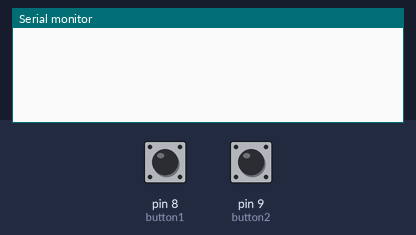
Simulated run of this sketch. Board: Arduino Uno, built with avr-gcc and run on an emulated ATmega328P. Shown: the last lines printed to the serial monitor. The test bench sets the inputs (shaded band); at power-on: pin 8 (button1) HIGH, pin 9 (button2) HIGH.

Above: at 1.2 s.
1.3 s: pin 8 (button1) pulled LOW for 0.15 s
At 1.9 s:
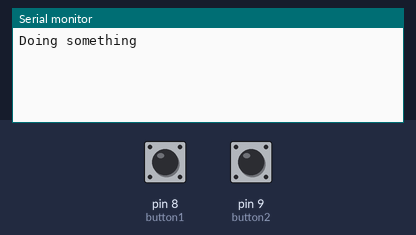
2.9 s: pin 9 (button2) pulled LOW for 0.15 s
At 4.3 s:
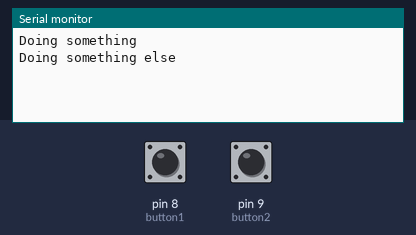

The sketch:

button_class.ino
```cpp
class Button {
  public: // provides access to object's methods and attributes. (see protected)

    // ATTRIBUTES: aka variables, properties.
    // State machine attributes
    byte current_state = 1;
    unsigned long t;
    unsigned long update_time;
    // Other attributes
    byte pin;
    bool pressed = false;

    // CONSTRUCTOR
    Button(byte PIN) {
      pin = PIN;
      pinMode(pin, INPUT_PULLUP);
      current_state = 1;
      update_time = 0;
    }

    // UPDATE: Check time and run state process
    void update() {
      t = millis();
      if (t >= update_time) {
        switch (current_state) {
          case 1:
            state1_released(); break;
          case 2:
            state2_pressed(); break;
          default:
            break;
        }
      }
    }

    //  STATE METHODS
    void state1_released() {
      if (digitalRead(pin) == HIGH) {
        update_time = t + 1;
      }
      else {
        pressed = true;
        current_state = 2;
        update_time = t + 20;
      }
    }

    void state2_pressed() {
      if (digitalRead(pin) == LOW) {
        update_time = t + 1;

      }
      else {
        current_state = 1;
        update_time = t + 20;
      }
    }

    // OTHER METHODS
    bool was_pressed() {
      if (pressed) {
        pressed = false;
        return true;
      }
      else {
        return false;
      }
    }
};

Button button1 = Button(8);
Button button2 = Button(9);

void setup() {
  // put your setup code here, to run once:
  Serial.begin(9600);
}

void loop() {
  // put your main code here, to run repeatedly:
  button1.update();
  button2.update();

  if (button1.was_pressed()) {
    Serial.println("Doing something");
  }
  if (button2.was_pressed()) {
    Serial.println("Doing something else");
  }
}
```

Measured:
- after the input at 1.3 s, the serial monitor: prints a new line at once (image 1)
- after the input at 2.9 s, the serial monitor: prints a new line at once (image 2)
